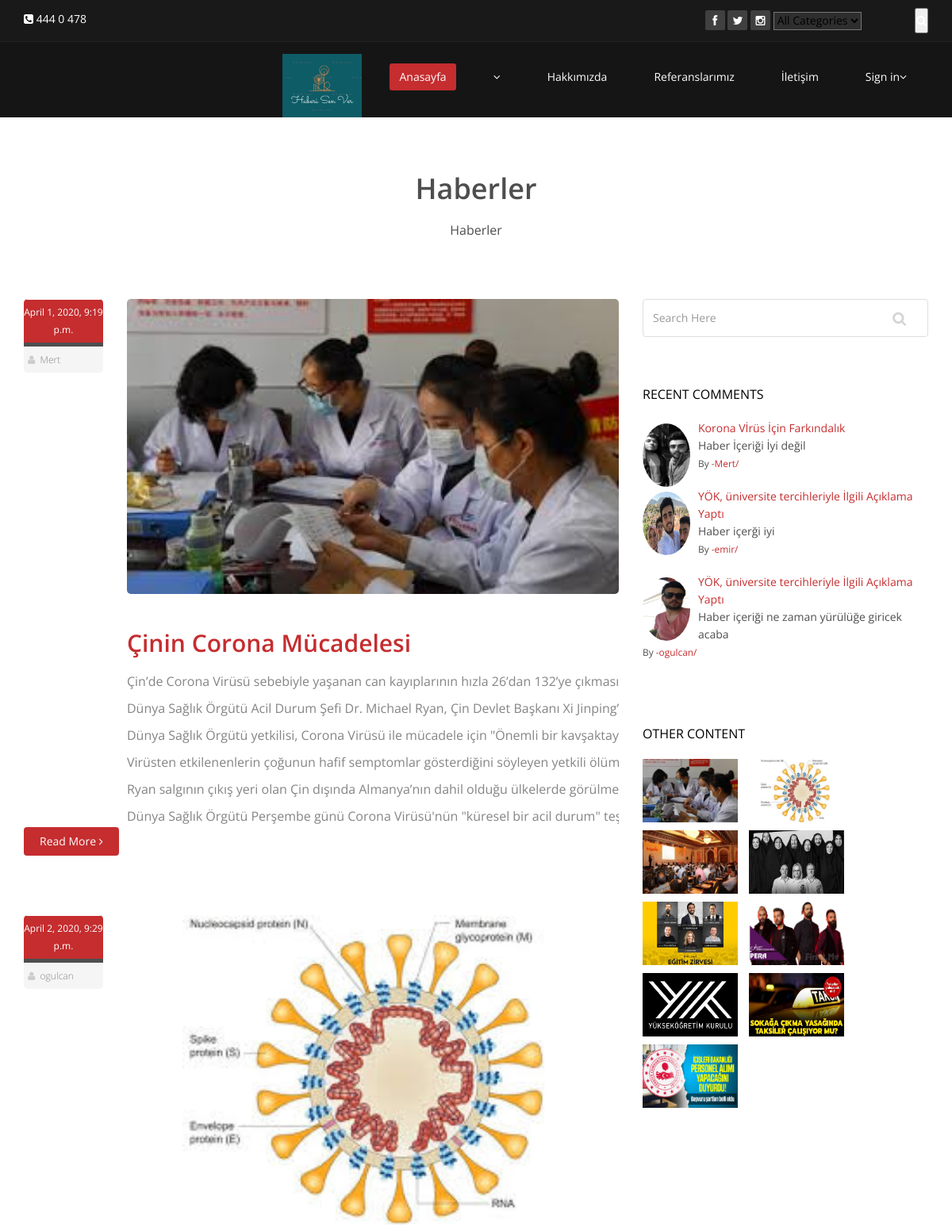
Before: /category/8/Haber/ (upper part) with the older database file.
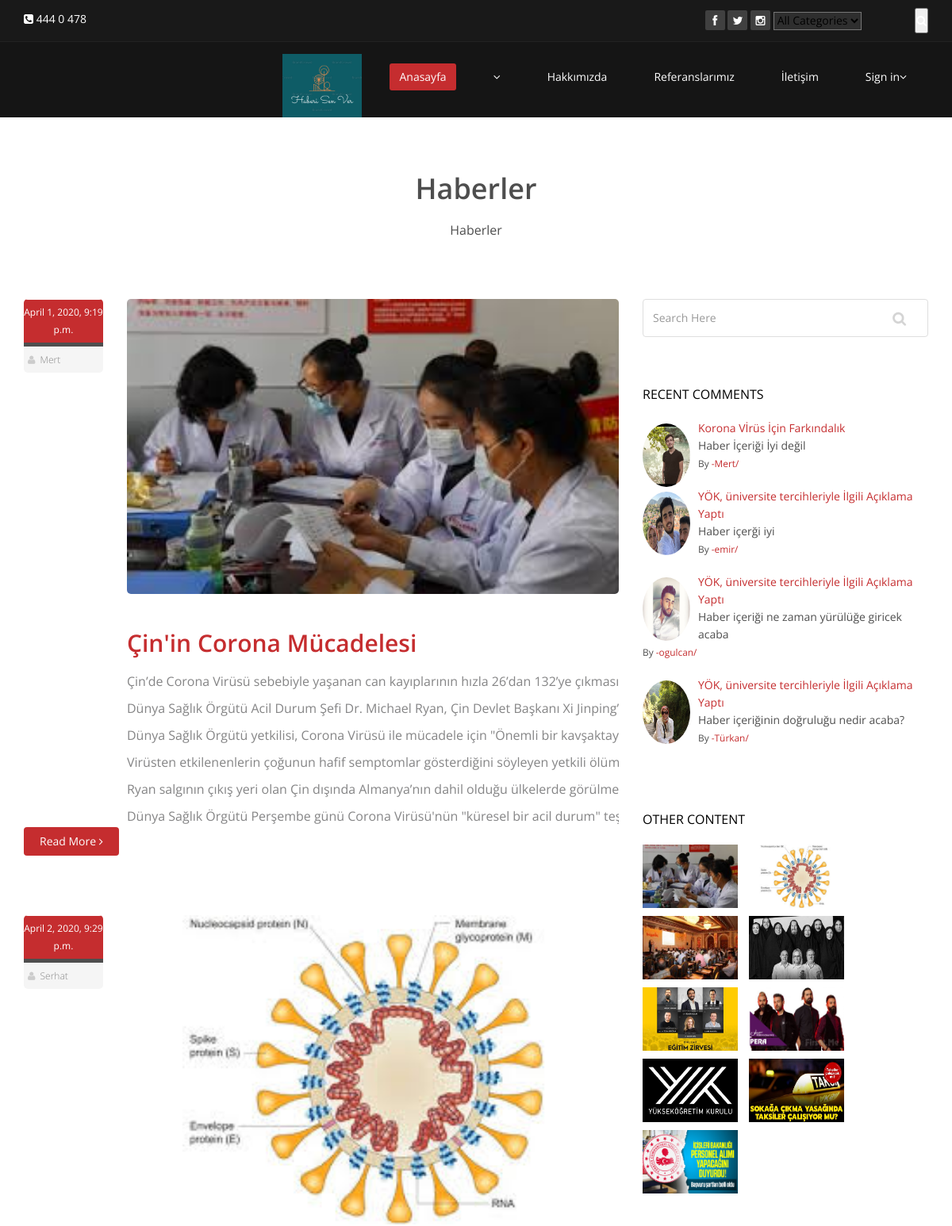
After: the same page with the newer database file.
### news/models.py (models this page shows, shortened)
class News(models.Model):
    STATUS =(
        ('True', 'Evet'),
        ('False', 'Hayır'),
    )
    category = models.ForeignKey(Category, on_delete=models.CASCADE) #relations with Category
    user = models.ForeignKey(User, on_delete=models.CASCADE, null=True)
    title = models.CharField(max_length=150)
    description = models.CharField(max_length=200)
    keyword = models.CharField(max_length=200)
    image = models.ImageField(blank=True, upload_to='images/')
    detail = RichTextUploadingField()
    status = models.CharField(max_length=10, choices=STATUS)
    slug = models.SlugField(null=False, unique=True)
    created_at = models.DateTimeField(auto_now_add=True)
    updated_at = models.DateTimeField(auto_now=True)
    def image_tag(self):
        return mark_safe('<img src="{}" height="40"/>'.format(self.image.url))
    image_tag.short_description = 'Image'

class Comment(models.Model):
    STATUS =(
        ('New', 'Yeni'),
        ('True', 'Evet'),
        ('False', 'Hayır'),
    )
    news = models.ForeignKey(News, on_delete=models.CASCADE) #relations with News
    user = models.ForeignKey(User, on_delete=models.CASCADE)  # relations with User
    subject = models.CharField(max_length=200)
    comment = models.CharField(max_length=200)
    rate = models.IntegerField(blank=True)
    status = models.CharField(max_length=10, choices=STATUS, default='New')
    ip = models.CharField(blank=True, max_length=30)
    created_at = models.DateTimeField(auto_now_add=True)
    updated_at = models.DateTimeField(auto_now=True)

### Home/models.py (models this page shows, shortened)
class UserProfile(models.Model):
    user = models.OneToOneField(User, on_delete=models.CASCADE)
    phone = models.CharField(max_length=15)
    adress = models.CharField(max_length=150)
    city = models.CharField(max_length=150)
    country = models.CharField(max_length=150)
    image = models.ImageField(blank=True, upload_to='images/users/')
    def image_tag(self):
        return mark_safe('<img src="{}" height="50"/>'.format(self.image.url))
    image_tag.short_description = 'Image'

### Home/views.py (the view)
# urls.py: path('category/<int:id>/<slug:slug>/', views.category_news, name='category_news'),
def category_news(request,id,slug):     #********************** Her içeriğin listelenerek Gösterilmesi ***********************
    category = Category.objects.all()
    categorydata = Category.objects.get(pk=id)
    news = News.objects.filter(category_id = id)
    news2 = News.objects.all()
    setting = Setting.objects.get(pk=1)
    comment = Comment.objects.filter(news__category_id=id, status='True')
    context = {
        'news': news,
        'news2': news2,
        'category': category,
        'categorydata': categorydata,
        'setting': setting,
        'comment': comment,
    }
    return render(request, 'contents.html', context)

### Home/templates/contents.html (shortened to what this page needs)
{% extends 'homebase.html' %}
{% load static %}
{% block body%}
    <section id="blog" class="container">
        <div class="center">
            <h2>{{ categorydata.title}}</h2>
            <p class="lead">{{ categorydata.description }}</p>
        </div>
        <div class="blog">
            <div class="row">
                <div class="col-md-8">
                    {% for rs in news %}
                        <div class="blog-item" >
                            <div class="row">
                                <div class="col-xs-12 col-sm-2 text-center" >
                                    <div class="entry-meta">
                                        <span id="publish_date">{{ rs.created_at }}</span>
                                        <span><i class="fa fa-user"></i> <a href="/user/otherusers/{{ rs.user_id }}">{{ rs.user.username }}</a></span>
                                    </div>
                                </div>
                                <div class="col-xs-12 col-sm-10 blog-content"style="height:500pt; overflow: hidden; white-space: nowrap; text-overflow: ellipsis">
                                    <a href="/news/{{ rs.id }}/{{ rs.slug }}"><img class="img-responsive img-blog" src="{{ rs.image.url }}" width="100%" alt="" /></a>
                                    <h2><a href="/news/{{ rs.id }}/{{ rs.slug }}">{{ rs.title |safe }}</a></h2>
                                    <h3>{{ rs.detail |safe }}</h3>
                                </div>
                                <div class="col-xs-12 col-sm-10 blog-content">
                                    <a class="btn btn-primary readmore" href="/news/{{ rs.id }}/{{ rs.slug }}">Read More <i class="fa fa-angle-right"></i></a>
                                </div>
                            </div>
                        </div>
                    {% endfor %}
                </div>
                <aside class="col-md-4">
                    <div class="widget search">
                        <form role="form">
                            <input type="text" class="form-control search_box" autocomplete="off" placeholder="Search Here">
                        </form>
                    </div>
                    <div class="widget categories">
                        <h3>Recent Comments</h3>
                        <div class="row">
                            {% for rs in comment %}
                                <div class="col-sm-12">
                                    <div class="single_comments">
                                        <a href="/user/otherusers/{{ rs.user_id }}">
                                            <img class="img-responsive img-circle" src="{{rs.user.userprofile.image.url}}" style="height: 80px; width: 60px">
                                        </a>
                                        <a href="/news/{{ rs.news.id }}/{{ rs.news.slug }}">
                                        <p>
                                            {{ rs.news.title }}
                                        </p>
                                             </a>
                                        <p>{{rs.comment}}</p>
                                        <div class="entry-meta small muted">
                                            <span>By <a href="/user/otherusers/{{ rs.user_id }}">-{{rs.user.username}}/</a></span>
                                        </div>
                                    </div>
                                </div>
                            {% endfor %}
                        </div>
                    </div>
                    <div class="widget blog_gallery">
                        <h3>Other Content</h3>
                        <ul class="sidebar-gallery">{% for rs in news2 %}
                            <li><a href="/news/{{ rs.id }}/{{ rs.slug }}"><img src="{{ rs.image.url }}" style="width: 120px" height=" 80 px" /></a></li>
                        {% endfor %}
                        </ul>
                    </div>
                </aside>
            </div>
        </div>
    </section>
{% endblock %}

Changed rows visible on the page:
changed News "Mert": title "Çinin Corona Mücadelesi" → "Çin'in Corona Mücadelesi"
changed News: user.username "ogulcan" → "Serhat"
changed Comment "Haber İçeriği İyi değil": user.userprofile.image: a different picture
changed through a linked row, Comment "Haber içeriği ne zaman yürülüğe giricek acaba": user.userprofile.image: a different picture
added Comment: user.userprofile.image (picture), news "YÖK, üniversite tercihleriyle İlgili Açıklama Yaptı", comment "Haber içeriğinin doğruluğu nedir acaba?", user.username "Türkan"
